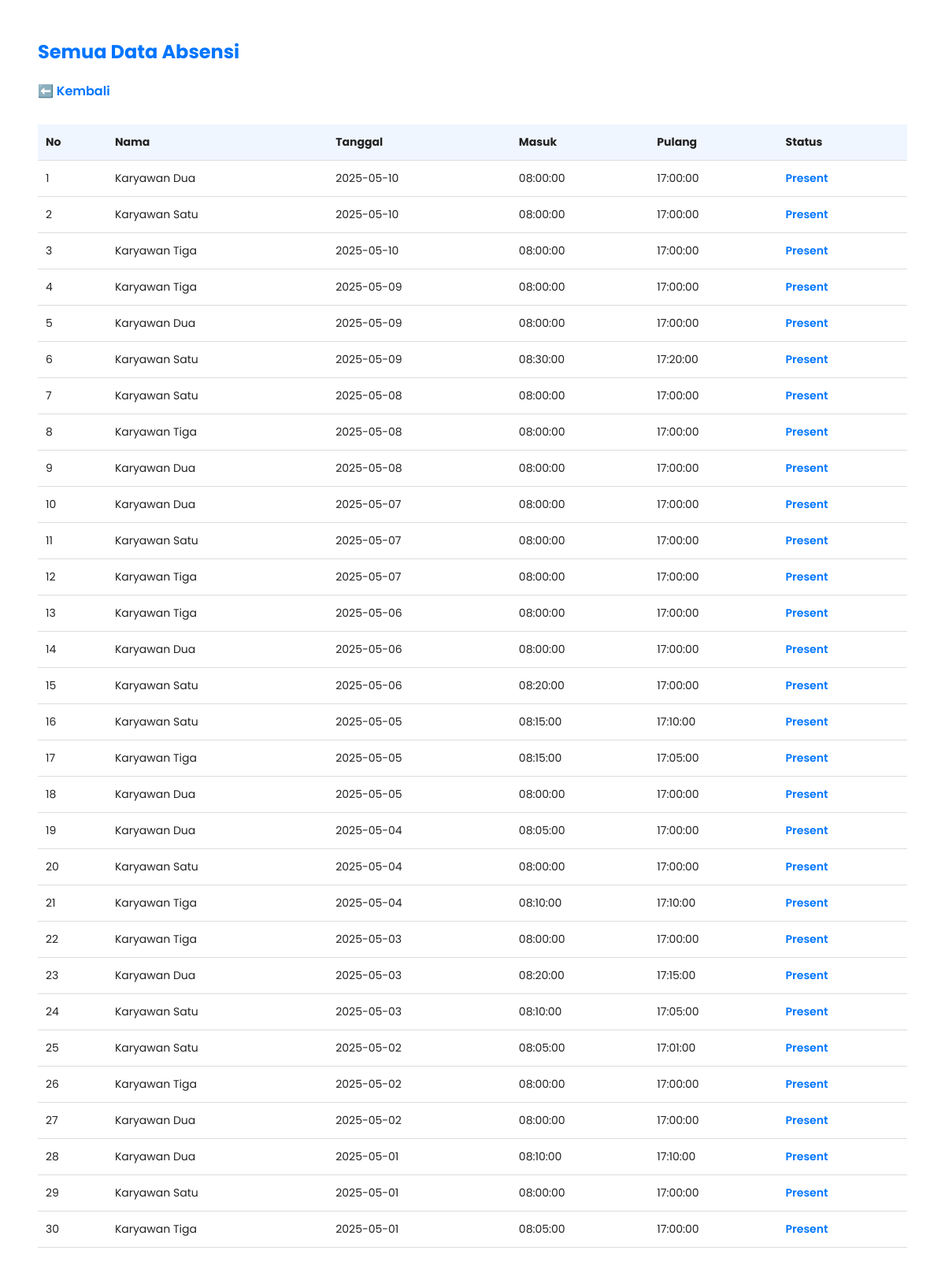
/admin/view_attendance.php (signed in), run on the app's committed database.
### tables this page shows
CREATE TABLE attendance (
    id INT AUTO_INCREMENT PRIMARY KEY,
    employee_id INT NOT NULL,
    date DATE NOT NULL,
    time_in TIME,
    time_out TIME,
    status ENUM('Present', 'Absent', 'Leave') DEFAULT 'Present',
    FOREIGN KEY (employee_id) REFERENCES employees(id)
);

CREATE TABLE employees (
    id INT AUTO_INCREMENT PRIMARY KEY,
    name VARCHAR(100) NOT NULL,
    email VARCHAR(100) NOT NULL UNIQUE,
    password VARCHAR(255) NOT NULL,
    role ENUM('admin','user') DEFAULT 'user'
);

### admin/view_attendance.php (the view, shortened to what this page needs)
<?php
include '../config/db.php';
$data = $conn->query("SELECT a.*, e.name FROM attendance a JOIN employees e ON a.employee_id = e.id ORDER BY date DESC");
?>
<!DOCTYPE html>
<html lang="id">
<head>
</head>
<body>
    <h2>Semua Data Absensi</h2>
    <a href="view_employees.php">⬅️ Kembali</a>
    <table>
        <thead>
            <tr>
                <th>No</th>
                <th>Nama</th>
                <th>Tanggal</th>
                <th>Masuk</th>
                <th>Pulang</th>
                <th>Status</th>
            </tr>
        </thead>
        <tbody>
            <?php $i = 1; ?>
            <?php while ($row = $data->fetch_assoc()): ?>
                <tr>
                    <td><?= $i++; ?></td>
                    <td><?= $row['name'] ?></td>
                    <td><?= $row['date'] ?></td>
                    <td><?= $row['time_in'] ?></td>
                    <td><?= $row['time_out'] ?></td>
                    <td class="status"><?= $row['status'] ?></td>
                </tr>
            <?php endwhile; ?>
        </tbody>
    </table>
</body>
</html>

### admin/view_attendance.php (style rules this page uses)
* { font-family: 'Poppins', sans-serif; box-sizing: border-box; }
body { background-color: #fff; color: #222; padding: 20px 40px; }
h2 { color: #0075FF; margin-bottom: 20px; }
a { color: #0075FF; text-decoration: none; font-weight: 600; margin-right: 15px; }
table { width: 100%; border-collapse: collapse; border-spacing: 0; margin-top: 30px; margin-bottom: 30px; font-size: 14px; overflow: hidden; }
thead tr { background-color: #f0f6ff; }
th, td { padding: 12px 10px; text-align: left; border-bottom: 1px solid #ddd; }
td.status { font-weight: 600; color: #0075FF; }

### data on the page
attendance: employee.name "Karyawan Dua", date "2025-05-10", time_in "08:00:00", time_out "17:00:00", status "Present"
attendance: employee.name "Karyawan Satu", date "2025-05-10", time_in "08:00:00", time_out "17:00:00", status "Present"
attendance: employee.name "Karyawan Tiga", date "2025-05-10", time_in "08:00:00", time_out "17:00:00", status "Present"
attendance: employee.name "Karyawan Tiga", date "2025-05-09", time_in "08:00:00", time_out "17:00:00", status "Present"
attendance: employee.name "Karyawan Dua", date "2025-05-09", time_in "08:00:00", time_out "17:00:00", status "Present"
attendance: employee.name "Karyawan Satu", date "2025-05-09", time_in "08:30:00", time_out "17:20:00", status "Present"
attendance: employee.name "Karyawan Satu", date "2025-05-08", time_in "08:00:00", time_out "17:00:00", status "Present"
attendance: employee.name "Karyawan Tiga", date "2025-05-08", time_in "08:00:00", time_out "17:00:00", status "Present"
attendance: employee.name "Karyawan Dua", date "2025-05-08", time_in "08:00:00", time_out "17:00:00", status "Present"
attendance: employee.name "Karyawan Dua", date "2025-05-07", time_in "08:00:00", time_out "17:00:00", status "Present"
attendance: employee.name "Karyawan Satu", date "2025-05-07", time_in "08:00:00", time_out "17:00:00", status "Present"
attendance: employee.name "Karyawan Tiga", date "2025-05-07", time_in "08:00:00", time_out "17:00:00", status "Present"
attendance: employee.name "Karyawan Tiga", date "2025-05-06", time_in "08:00:00", time_out "17:00:00", status "Present"
attendance: employee.name "Karyawan Dua", date "2025-05-06", time_in "08:00:00", time_out "17:00:00", status "Present"
attendance: employee.name "Karyawan Satu", date "2025-05-06", time_in "08:20:00", time_out "17:00:00", status "Present"
attendance: employee.name "Karyawan Satu", date "2025-05-05", time_in "08:15:00", time_out "17:10:00", status "Present"
attendance: employee.name "Karyawan Tiga", date "2025-05-05", time_in "08:15:00", time_out "17:05:00", status "Present"
attendance: employee.name "Karyawan Dua", date "2025-05-05", time_in "08:00:00", time_out "17:00:00", status "Present"
attendance: employee.name "Karyawan Dua", date "2025-05-04", time_in "08:05:00", time_out "17:00:00", status "Present"
attendance: employee.name "Karyawan Satu", date "2025-05-04", time_in "08:00:00", time_out "17:00:00", status "Present"
attendance: employee.name "Karyawan Tiga", date "2025-05-04", time_in "08:10:00", time_out "17:10:00", status "Present"
attendance: employee.name "Karyawan Tiga", date "2025-05-03", time_in "08:00:00", time_out "17:00:00", status "Present"
attendance: employee.name "Karyawan Dua", date "2025-05-03", time_in "08:20:00", time_out "17:15:00", status "Present"
attendance: employee.name "Karyawan Satu", date "2025-05-03", time_in "08:10:00", time_out "17:05:00", status "Present"
attendance: employee.name "Karyawan Satu", date "2025-05-02", time_in "08:05:00", time_out "17:01:00", status "Present"
attendance: employee.name "Karyawan Tiga", date "2025-05-02", time_in "08:00:00", time_out "17:00:00", status "Present"
attendance: employee.name "Karyawan Dua", date "2025-05-02", time_in "08:00:00", time_out "17:00:00", status "Present"
attendance: employee.name "Karyawan Dua", date "2025-05-01", time_in "08:10:00", time_out "17:10:00", status "Present"
attendance: employee.name "Karyawan Satu", date "2025-05-01", time_in "08:00:00", time_out "17:00:00", status "Present"
attendance: employee.name "Karyawan Tiga", date "2025-05-01", time_in "08:05:00", time_out "17:00:00", status "Present"
